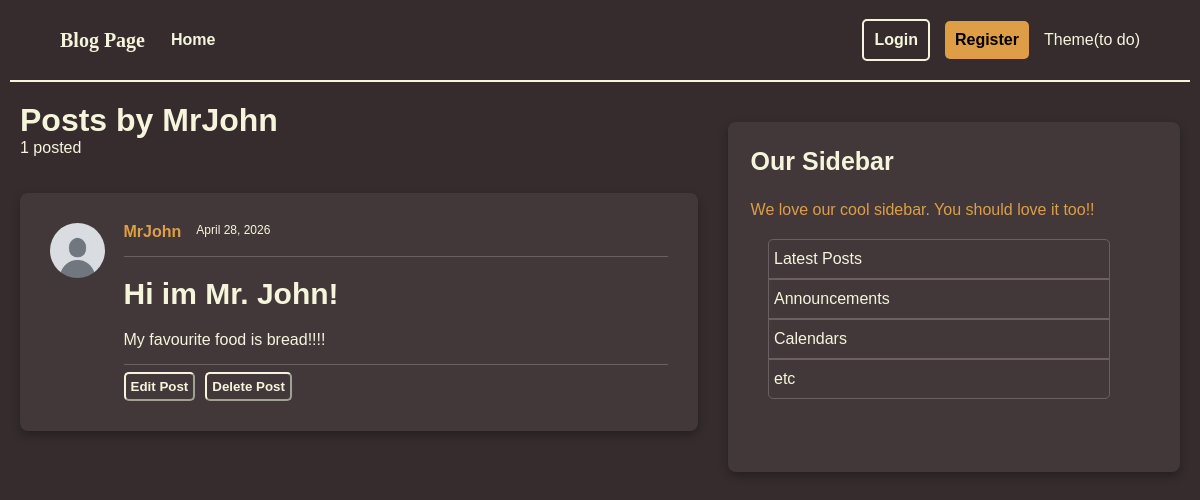
The page /users/3/posts on the database its author committed.
### models.py (models this page shows, shortened)
class User(Base):
    __tablename__ = "users"
    id: Mapped[int] = mapped_column(Integer, primary_key=True, index=True)
    username: Mapped[str] = mapped_column(String(50), unique=True, nullable=False)
    email: Mapped[str] = mapped_column(String(120), unique=True, nullable=False)
    image_file: Mapped[str | None] = mapped_column(
        String(200),
        nullable=True,
        default=None,
    )
    posts: Mapped[list[Post]] = relationship(back_populates="author", cascade = "all, delete-orphan")

class Post(Base):
    __tablename__ = "posts"
    id: Mapped[int] = mapped_column(Integer, primary_key=True, index=True)
    title: Mapped[str] = mapped_column(String(100), nullable=False)
    content: Mapped[str] = mapped_column(Text, nullable=False)
    user_id: Mapped[int] = mapped_column(
        ForeignKey("users.id"),
        nullable=False,
        index=True,
    )
    date_posted: Mapped[datetime] = mapped_column(
        DateTime(timezone=True),
        default=lambda: datetime.now(UTC),
    )
    author: Mapped[User] = relationship(back_populates="posts")

### main.py (the view)
@app.get("/users/{user_id}/posts", include_in_schema=False)
async def user_posts_page(request: Request, user_id: int, db: Annotated[AsyncSession, Depends(get_db)]):
    result = await db.execute(
        select(models.User).where(models.User.id == user_id),
        )
    user = result.scalars().first()
    if not user:
        raise HTTPException(
            status_code = status.HTTP_404_NOT_FOUND,
            detail = "User not found",
        )
    result = await db.execute(
        select(models.Post).options(selectinload(models.Post.author)).where(models.Post.user_id == user_id),
        )
    posts = result.scalars().all()
    return template.TemplateResponse(
        request,
        "user_posts.html",
        {"posts": posts, "user": user, "title": f"{user.username}'s Posts"},
    )

### templates/user_posts.html
{% extends "layout.html" %}
{% block content %}
    <h1 class="posts_by">Posts by {{ user.username }}</h1>
    <p class="num_of_posts">{{ posts|length }} posted</p>
    {% for post in posts %}
        <div class="container">
            <div class="full_post">
                <img class="profile_pic" src="{{ post.author.image_path }}" alt="A profile picture of {{ post.author.username }}">
                <div class="post-content">
                <div class="author-and-date">
                    <a class="author" href="#">{{ post.author.username }}</a>
                    <small class="date_posted">{{ post.date_posted.strftime('%B %d, %Y') }}</small>
                </div>
                <hr class="post-line">
                <h2>
                <a class="title" href="#">{{ post.title }}</a>
                </h2>
                <p class="content">{{ post.content }}</p>
                <hr class="post-line">
                <div class="post-buttons">
                    <button id="edit-button">Edit Post</button>
                    <button id="delete-button">Delete Post</button>
                </div>
            </div>
            </div>
        </div>
    {% else %}
        <p class="no_posts">No posts by this user yet</p>
    {% endfor %}
{% endblock content %}

### static/style.css (style rules this page uses)
body { background-color: rgb(54, 44, 45); color: beige; margin: 0%; font-family: sans-serif; }
a { border-radius: 5px; }
.container { background-color: rgb(66, 56, 57); border-radius: 8px; margin-top: 20px; margin-bottom: 20px; padding: 30px; display: flex; flex-direction: column; box-shadow: 0 4px 10px rgba(0,0,0,0.3); max-width: 800px; }
.full_post { display: flex; flex-direction: row; }
.post-content { display: flex; flex-direction: column; flex-grow: 1; }
.author { color: rgb(222, 158, 71); font-size: 16px; font-weight: bold; text-decoration: none; margin-right: 15px; }
.title { color: beige; text-decoration: none; font-size: 30px; margin-top: 0; margin-bottom: 5px; }
.content { color: beige; margin: 0; inline-size: 100%; word-break: break-word; overflow-wrap: break-word; }
.author-and-date { display: flex; flex-direction: row; font-size: 0.9rem; }
.post-line { border: 0; border-top: 1px solid rgba(255, 255, 255, 0.2); margin: 15px 0 0 0; width: 100%; }
.post-buttons { margin-top: 7px; display: flex; flex-direction: row; }
.post-buttons button { padding: 5px; margin-right: 10px; border-radius: 5px; background-color: transparent; font-weight: bold; }
#edit-button { color: beige; border-color: beige; }
#delete-button { color: beige; border-color: beige; }
.profile_pic { width: 55px; height: 55px; border-radius: 30px; margin-right: 3%; }
.posts_by { margin: 0; }
.num_of_posts { margin-top: 0; }

### rows shown on the page
User: username "MrJohn"
Post: author.username "MrJohn", date_posted "April 28, 2026", title "Hi im Mr. John!", content "My favourite food is bread!!!!"

### other values the page prints
{{ posts|length }} "1"
